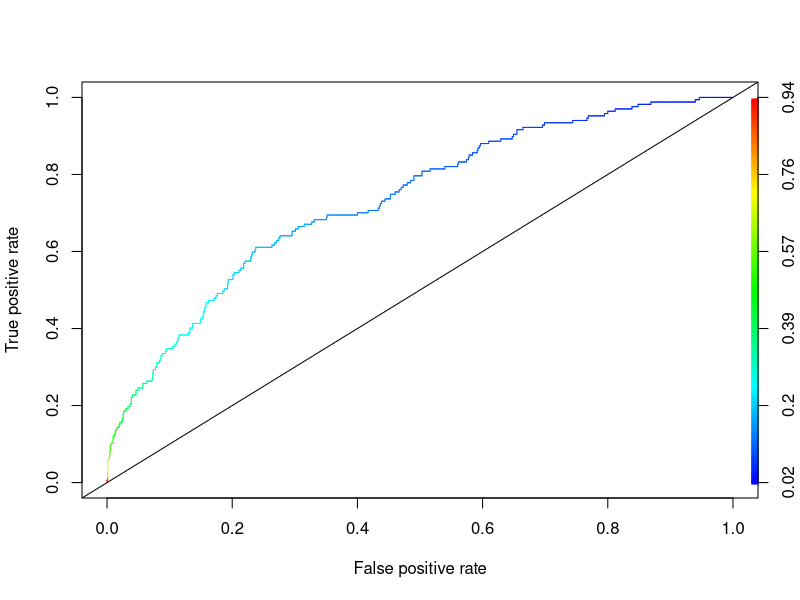
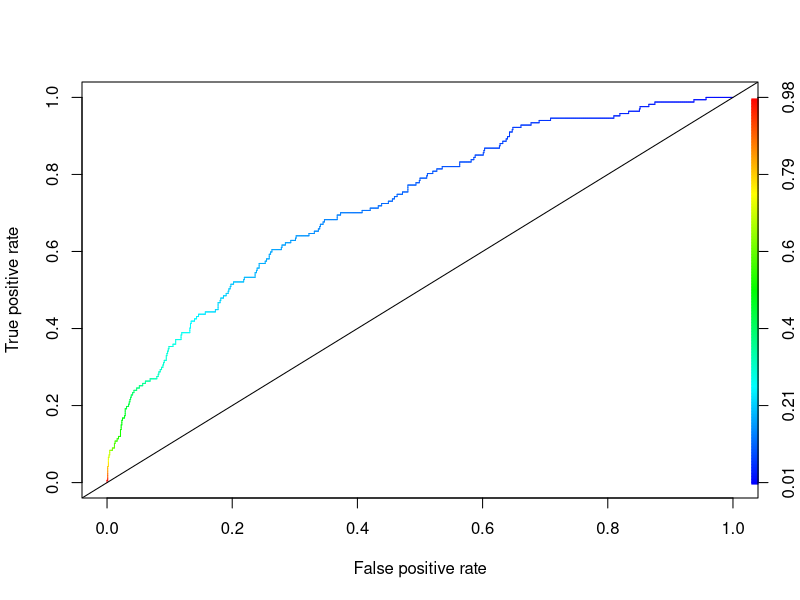
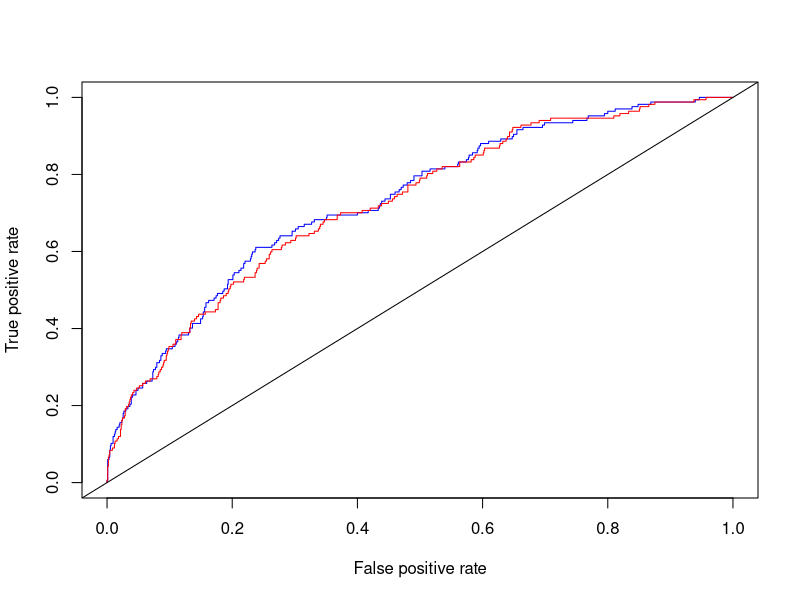

Reproduce these figures in R, in order.
#install.packages(c("caTools", "ROCR", "dplyr", "ggplot2", "GGally"))

#Load packages
library(dplyr)
library(ggplot2)
library(GGally)
library(caTools)
library(ROCR)

#Read Data
heart <- read.csv("framingham.csv")

set.seed(144)

#Split data into train and test set
split = sample.split(heart$TenYearCHD, SplitRatio = 0.7)
heart.train <- filter(heart, split == TRUE)
heart.test <- filter(heart, split == FALSE)

#Train dataset statistics
#table(heart.train$TenYearCHD)

#ggscatmat(heart.train, alpha = 0.8)

#Logistic regression model

mod <- glm(TenYearCHD ~., data=heart.train, family="binomial")
summary(mod)

#Applying the model to test set
#Break-even p=0.15, i.e. Only reasonable to prescribe medication if p>0.15

predTest = predict(mod, newdata=heart.test, type="response")
summary(predTest)

table(heart.test$TenYearCHD, predTest > 0.15)
#Accuracy of model
accu1 <- (612+114)/nrow(heart.test)
#TPR for test set for model 1
TPR1 <- 114/(114+53)
#FPR for test set for model 1
FPR1 <- 318/(318+612)
TPR1
print(paste("Accuracy: ", accu1))
print(paste("TPR: ", TPR1))
print(paste("FPR: ", FPR1))

#Logistic regression model 2: Dropping heartRate

mod2 <- glm(TenYearCHD ~ male + age + education + currentSmoker + cigsPerDay + BPMeds + prevalentStroke + 
            prevalentHyp + totChol + sysBP + diaBP + BMI + diabetes + glucose, data=heart.train, family="binomial")
summary(mod2)

#Logistic regression model 3: Dropping diabetes

mod3 <- glm(TenYearCHD ~ male + age + education + currentSmoker + cigsPerDay + BPMeds + prevalentStroke + 
              prevalentHyp + totChol + sysBP + diaBP + BMI + glucose, data=heart.train, family="binomial")
summary(mod3)

#Logistic regression model 4: Dropping BMI

mod4 <- glm(TenYearCHD ~ male + age + education + currentSmoker + cigsPerDay + BPMeds + prevalentStroke + 
              prevalentHyp + totChol + sysBP + diaBP + glucose, data=heart.train, family="binomial")
summary(mod4)

#Logistic regression model 5: Dropping education

mod5 <- glm(TenYearCHD ~ male + age + currentSmoker + cigsPerDay + BPMeds + prevalentStroke + 
              prevalentHyp + totChol + sysBP + diaBP + glucose, data=heart.train, family="binomial")
summary(mod5)

#Logistic regression model 6: Dropping BPMeds

mod6 <- glm(TenYearCHD ~ male + age + currentSmoker + cigsPerDay + prevalentStroke + 
              prevalentHyp + totChol + sysBP + diaBP + glucose, data=heart.train, family="binomial")
summary(mod6)

#Logistic regression model 7: Dropping currentSmoker

mod7 <- glm(TenYearCHD ~ male + age + cigsPerDay + prevalentStroke + 
              prevalentHyp + totChol + sysBP + diaBP + glucose, data=heart.train, family="binomial")
summary(mod7)

#Logistic regression model 8: Dropping diaBP

mod8 <- glm(TenYearCHD ~ male + age + cigsPerDay + prevalentStroke + 
              prevalentHyp + totChol + sysBP + glucose, data=heart.train, family="binomial")
summary(mod8)

#Logistic regression model 9: Dropping prevalentHyp

mod9 <- glm(TenYearCHD ~ male + age + cigsPerDay + prevalentStroke + 
              totChol + sysBP + glucose, data=heart.train, family="binomial")
summary(mod9)

#Logistic regression model 10: Dropping totChol

mod10 <- glm(TenYearCHD ~ male + age + cigsPerDay + prevalentStroke + 
              sysBP + glucose, data=heart.train, family="binomial")
summary(mod10)

#Logistic regression model 11: Dropping prevalentStroke

mod11 <- glm(TenYearCHD ~ male + age + cigsPerDay + sysBP + glucose, data=heart.train, family="binomial")
summary(mod11)

#Applying the model to test set
#Break-even p=0.15, i.e. Only reasonable to prescribe medication if p>0.15

predTest = predict(mod, newdata=heart.test, type="response")
summary(predTest)

table(heart.test$TenYearCHD, predTest > 0.15)
#Accuracy of model
accu1 <- (612+114)/nrow(heart.test)
#TPR for test set for model 1
TPR1 <- 114/(114+53)
#FPR for test set for model 1
FPR1 <- 318/(318+612)
print(paste("Accuracy: ", accu1))
print(paste("TPR: ", TPR1))
print(paste("FPR: ", FPR1))

predTest2 = predict(mod11, newdata=heart.test, type="response")
summary(predTest2)

table(heart.test$TenYearCHD, predTest2 > 0.15)
#Accuracy of model
accu2 <- (607+111)/nrow(heart.test)
#TPR for test set for model 1
TPR2 <- 111/(111+56)
#FPR for test set for model 1
FPR2 <- 323/(323+607)
print(paste("Accuracy: ", accu2))
print(paste("TPR: ", TPR2))
print(paste("FPR: ", FPR2))

#a.v
#Assuming treatment to be provided if p>0.15
#We add a column to dataset if treatment should be provided or not.
heart.test$Treatment <- 0
heart.test[predTest > 0.15,]$Treatment <- 1

#Add column to estimate expected cost for patients if treatment doesn't affect CHR risk
heart.test$CHR.Estimate <- predTest
heart.test$cost1 <- 0
heart.test$cost1 <- (heart.test$Treatment*heart.test$CHR.Estimate*442000) + 
             (heart.test$Treatment*(1-heart.test$CHR.Estimate)*42000) +
            ((1-heart.test$Treatment)*heart.test$CHR.Estimate*400000)
summary(heart.test$cost1)
heart.test$cost2 <- 0
heart.test$cost2 <- ((heart.test$Treatment)*(0.3*heart.test$CHR.Estimate)*442000) + 
  (heart.test$Treatment*(1 - 0.3*heart.test$CHR.Estimate)*42000) +
  ((1-heart.test$Treatment)*heart.test$CHR.Estimate*400000)
#write.csv(heart.test, "hearttestcosts.csv")

#Performance of baseline model
table(heart.test$TenYearCHD, predTest > 1)

#a.vii
#Predict if woman will get CHD in next 10 years and if treatment should be given

patient.chd <- data.frame(male=0, age=51, education = "College", currentSmoker = 1, cigsPerDay = 20,
                          BPMeds = 0, prevalentStroke = 0, prevalentHyp = 1, diabetes = 0, totChol = 220, 
                          sysBP = 140, diaBP = 100, BMI = 31, heartRate = 59, glucose = 78)
predict(mod, newdata=patient.chd, type="response")

# Question 3: Part b
rocr.log.pred <- prediction(predTest, heart.test$TenYearCHD)
logPerformance <- performance(rocr.log.pred, "tpr", "fpr")
plot(logPerformance, colorize = TRUE)
abline(0, 1)
as.numeric(performance(rocr.log.pred, "auc")@y.values)

#Question 3: Part c
library(MASS)
ldamod <- lda(TenYearCHD ~., data=heart.train)
summary(ldamod)

predTestLDA <- predict(ldamod, newdata=heart.test)
predTestLDA_probs <- predTestLDA$posterior[,2]

#LDA Performance
table(heart.test$TenYearCHD, predTestLDA_probs > 0.15)
#Accuracy of model
acculda <- (628+108)/nrow(heart.test)
#TPR for test set for model 1
TPRlda <- 108/(108+59)
#FPR for test set for model 1
FPRlda <- 302/(302+628)
print(paste("Accuracy: ", acculda))
print(paste("TPR: ", TPRlda))
print(paste("FPR: ", FPRlda))

#LDA ROCR
rocr.lda.pred <- prediction(predTestLDA_probs, heart.test$TenYearCHD)
ldaPerformance <- performance(rocr.lda.pred, "tpr", "fpr")
plot(ldaPerformance, colorize = TRUE)
abline(0, 1)
as.numeric(performance(rocr.lda.pred, "auc")@y.values)

#Combined Logistic-LDA ROCR plots
plot(logPerformance, col="blue")
plot(ldaPerformance, col="red", add=TRUE)
abline(0,1)
